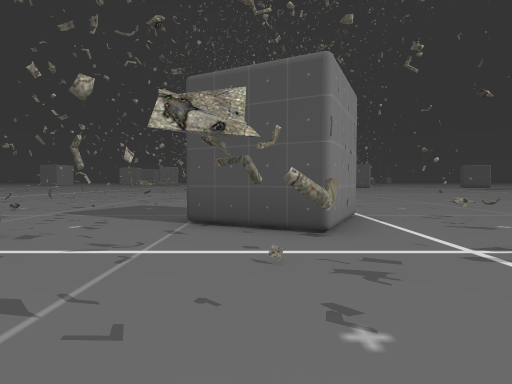
View 1 (above)

16 first-person views from a walk through a Unity game level. The camera is 1.3 m above the floor, tilts 2° down and sees 80° across. The floor is counted in squares, 2 m on a side. Each view is taken from the middle of a square. On the plan, view 1 faces up. The plan holds only what a view shows up to about 10 squares ahead; the rest is blank. The place goes on beyond the plan.

View 2
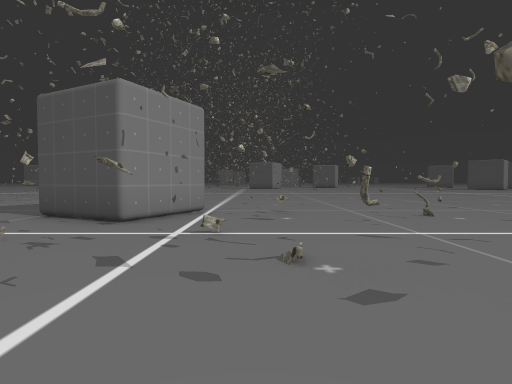

View 3
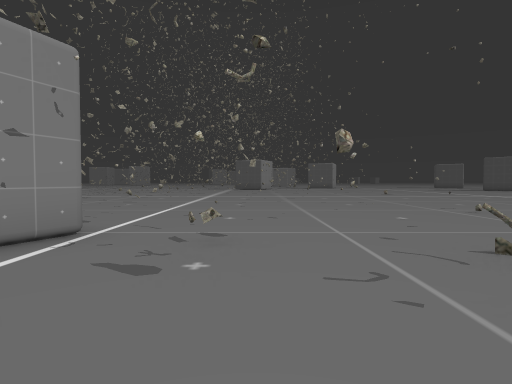

View 4
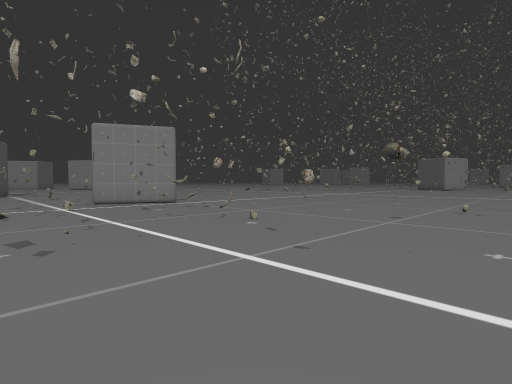

View 5
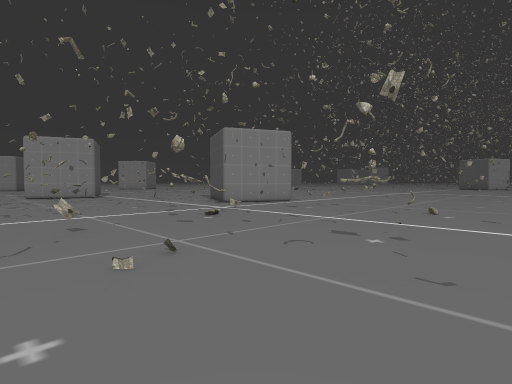

View 6
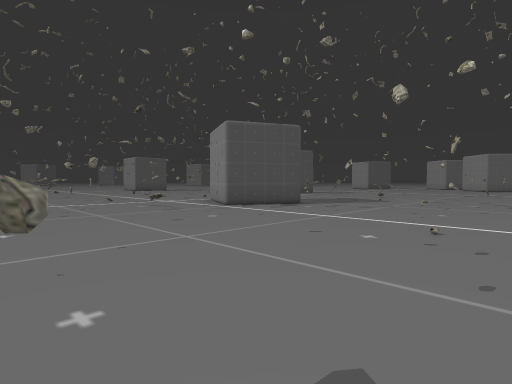

View 7
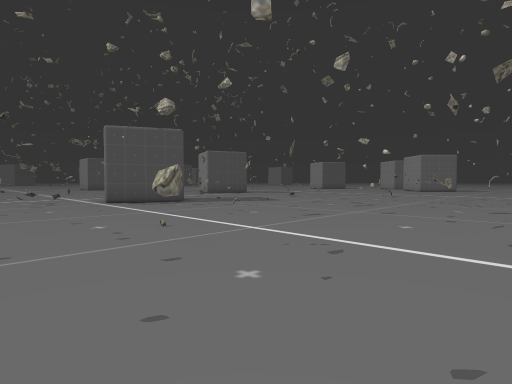

View 8
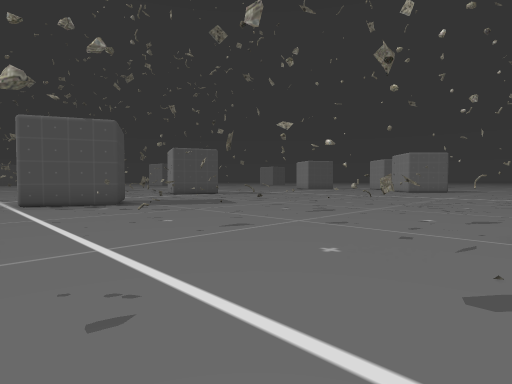

View 9
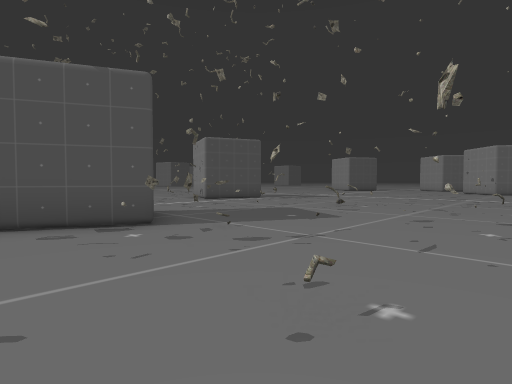

View 10
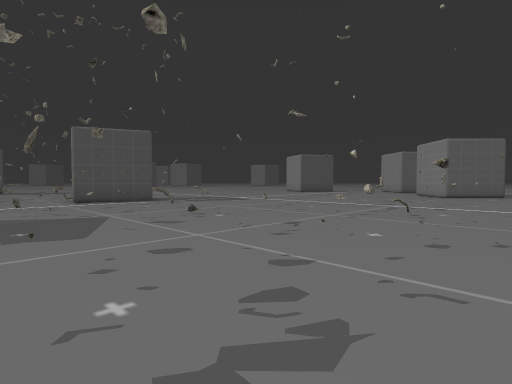

View 11
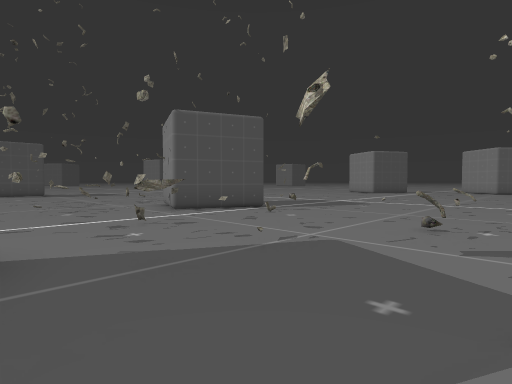

View 12
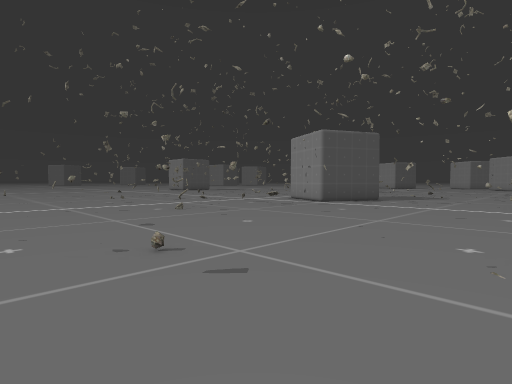

View 13
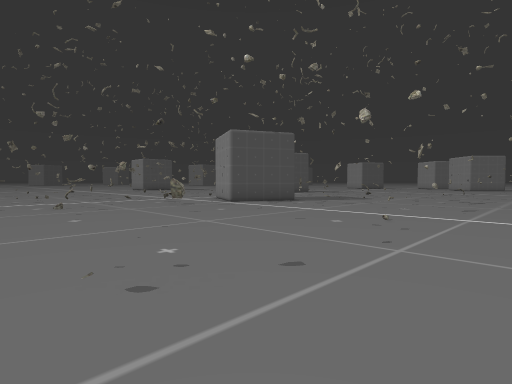

View 14
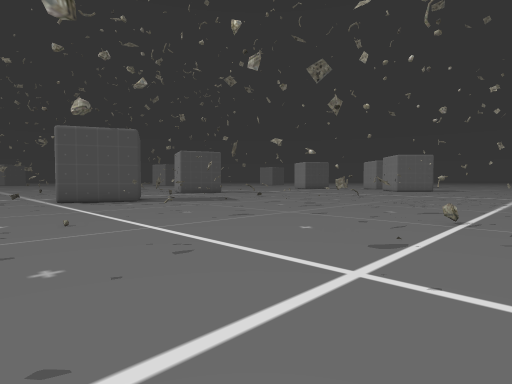

View 15
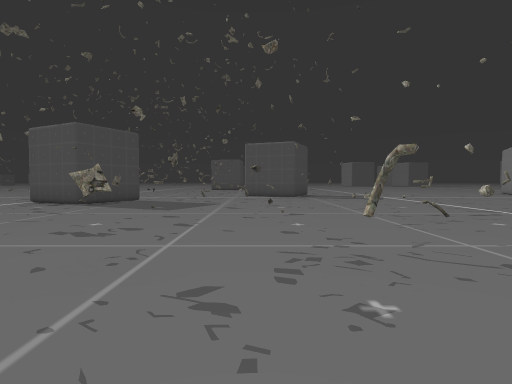

View 16
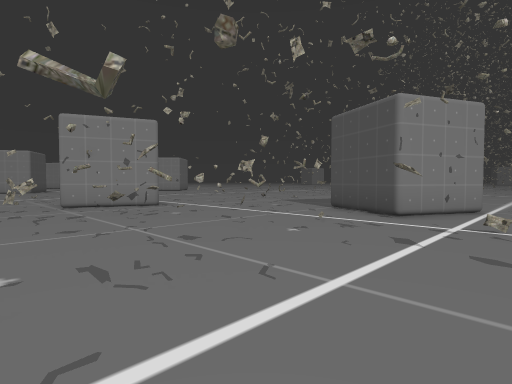

### Floor plan
Key: @ floor where view 1 was taken; # wall or solid block; x gap in a wall; . floor; = window, fence, low wall or low ledge; T thing the floor can be seen under or through.
Columns run from 14 left of view 1 to 10 right of it. Each row starts with its distance up from view 1.
 16              ......
 15      .. .....#......
 14      ...#.....#....#
 13      .....#.............
 12       ...................
 11 .........#...........#...
 10 ... ..=........=.........
  9  =....#=.................
  8   ..#..........#.........
  7  ........#...........=...
  6  .........T.TTT#.........
  5  ........=.T.TT#..=......
  4    ...........##......#..
  3     ...#..##............x
  2      ..###....#......#...
  1         ##.#..#..........
  0       ..#..=. @......#.=
 -1       .=......##........
 -2          .......#......
 -3           ...

Where each view was taken, in squares from view 1:
view 1: 0 up, 0 right, facing up
view 2: 1 down, 3 right, facing up
view 3: 2 up, 4 right, facing up
view 4: 1 up, 10 right, facing up-left
view 5: 2 down, 8 right, facing up-left
view 6: 12 up, 7 right, facing down-left
view 7: 15 up, 5 right, facing down-left
view 8: 15 up, 3 right, facing down-left
view 9: 11 up, 2 right, facing down-left
view 10: 12 up, 2 left, facing down-left
view 11: 8 up, 1 left, facing down-left
view 12: 11 up, 10 right, facing down-left
view 13: 13 up, 8 right, facing down-left
view 14: 16 up, 4 right, facing down-left
view 15: 15 up, 5 left, facing down
view 16: 2 down, 3 right, facing up-left
